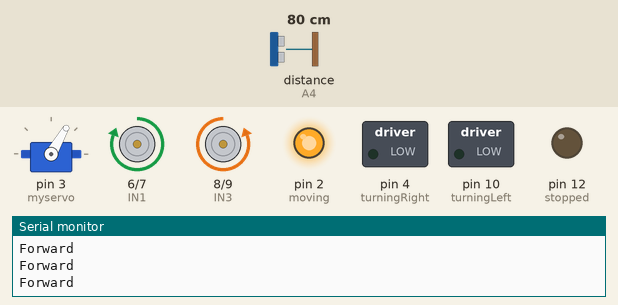
A sketch run on a simulated Arduino Uno, built with avr-gcc and run on an emulated ATmega328P. Parts: servo, motor-driver pin pairs drawn as motors (green arrow = first pin HIGH = forward, orange = second pin HIGH = backward, longer = more drive, scaled by the enable pin), switched loads named in the sketch (green lamp = pin HIGH), output pins drawn as LEDs (lit = HIGH), the last lines printed to the serial monitor. Wiring (inferred from the names in the program): ultrasonic range finder: trigger A5; echo A4. The inputs (shaded band) are chosen by the test bench; at power-on: distance to the obstacle (sensor on A4) 80 cm. The echo pulse lasts 58.3 µs per cm; pins used as bus, display or sensor lines are not drawn.

Above: at 1.2 s.
1.3 s: distance to the obstacle (sensor on A4) set to 43 cm
2.8 s: distance to the obstacle (sensor on A4) set to 35 cm
At 5.7 s:
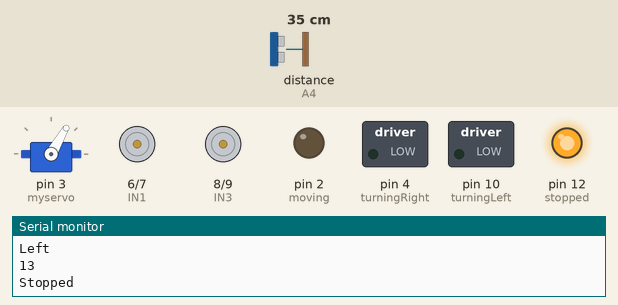
5.8 s: distance to the obstacle (sensor on A4) set to 60 cm
At 8.68 s:
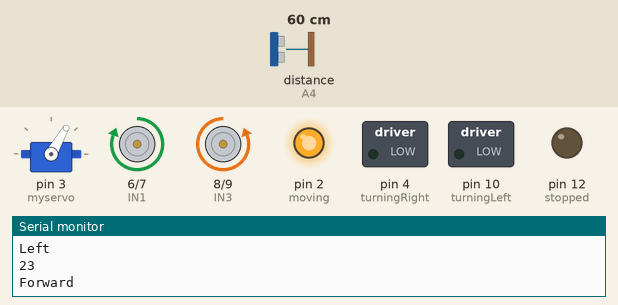
8.8 s: distance to the obstacle (sensor on A4) set to 2 cm
At 10.3 s:
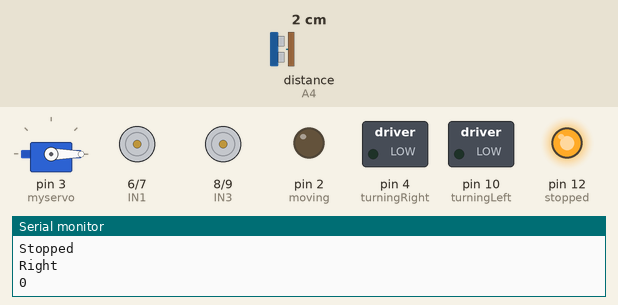
Timing chart, 0 to 12.8 s (numbered marks = the images above; inputs shaded):
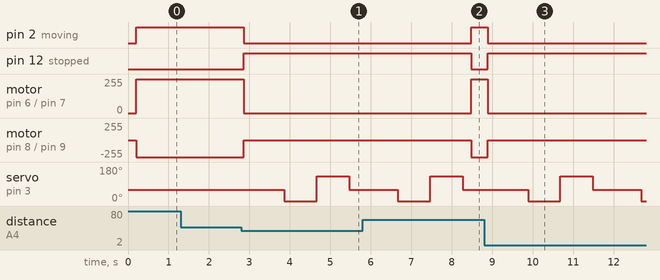

The sketch:

autoDrive.ino
```cpp
#include <Servo.h> //servo library
Servo myservo; // create servo object to control servo
int ENA=5;
int IN1=6;
int IN2=7;
int ENB=11;
int IN3=8;
int IN4=9;
int Echo = A4;
int Trig = A5;
long duration = 0;
long inchesAhead, inchesLeft, inchesRight = 0;
int data;
int moving = 2;
int turningRight = 4;
int turningLeft = 10;
int stopped = 12;

void setup() {
  myservo.attach(3);// attach servo on pin 3 to servo object
  Serial.begin(9600);
  pinMode(IN1,OUTPUT);
  pinMode(IN2,OUTPUT);
  pinMode(IN3,OUTPUT);
  pinMode(IN4,OUTPUT);
  pinMode(ENA,OUTPUT);
  pinMode(ENB,OUTPUT);
  pinMode(Echo, INPUT);
  pinMode(Trig, OUTPUT);
  digitalWrite(ENA,HIGH);
  digitalWrite(ENB,HIGH);
  pinMode(moving, OUTPUT);
  pinMode(turningRight, OUTPUT);
  pinMode(turningLeft, OUTPUT);
  pinMode(stopped, OUTPUT);
}

void forward(){
  //digitalWrite(moving,LOW);
  digitalWrite(IN1,HIGH);      //moves car forward
  digitalWrite(IN2,LOW);
  digitalWrite(IN3,LOW);
  digitalWrite(IN4,HIGH);
  digitalWrite(moving, HIGH);
  digitalWrite(turningLeft,LOW);
  digitalWrite(turningRight,LOW);
  digitalWrite(stopped,LOW);
  Serial.println("Forward");
}

void turnRight(){
  digitalWrite(IN1,LOW);
  digitalWrite(IN2,LOW);         // left wheel goes forward
  digitalWrite(IN3,LOW);
  digitalWrite(IN4,HIGH);         // right wheel goes forward
  digitalWrite(turningRight,HIGH);
  digitalWrite(turningLeft,LOW);
  digitalWrite(moving,LOW);
  digitalWrite(stopped,LOW);
  delay(300);
}

void turnLeft(){
  digitalWrite(IN1,HIGH);
  digitalWrite(IN2,LOW);
  digitalWrite(IN3,LOW);
  digitalWrite(IN4,LOW);
  digitalWrite(turningLeft,HIGH);
  digitalWrite(turningRight,LOW);
  digitalWrite(moving,LOW);
  digitalWrite(stopped,LOW);
  delay(300);
}

void stopCar(){
  digitalWrite(IN1,LOW);      //car stop
  digitalWrite(IN2,LOW);
  digitalWrite(IN3,LOW);
  digitalWrite(IN4,LOW);
  digitalWrite(moving, LOW);
  digitalWrite(turningLeft,LOW);
  digitalWrite(turningRight,LOW);
  digitalWrite(stopped,HIGH);
  Serial.println("Stopped");
 // delay(1000);

}

void scanAhead(){
  myservo.write(60);
  digitalWrite(Trig, LOW); //ultrasonic on
  delayMicroseconds(2);
  digitalWrite(Trig, HIGH);
  delayMicroseconds(10);
  digitalWrite(Trig, LOW);

  duration = pulseIn(Echo, HIGH); //measure and display distance
  inchesAhead = microsecondsToInches(duration);
  //Serial.println("straight");
  //Serial.println(inchesAhead);
}

void scanLeft(){
  myservo.write(130);
  delay(300);
  digitalWrite(Trig, LOW); //ultrasonic on
  delayMicroseconds(2);
  digitalWrite(Trig, HIGH);
  delayMicroseconds(10);
  digitalWrite(Trig, LOW);

  duration = pulseIn(Echo, HIGH); //measure and display distance
  inchesLeft = microsecondsToInches(duration);
  Serial.println("Left");
  Serial.println(inchesLeft);
}

void scanRight(){
  myservo.write(0);
  delay(300);
  digitalWrite(Trig, LOW); //ultrasonic on
  delayMicroseconds(2);
  digitalWrite(Trig, HIGH);
  delayMicroseconds(10);
  digitalWrite(Trig, LOW);

  duration = pulseIn(Echo, HIGH); //measure and display distance
  inchesRight = microsecondsToInches(duration);
  Serial.println("Right");
  Serial.println(inchesRight);
}


void loop() {
  //digitalWrite(moving,LOW);
  myservo.write(60);
  delay(200);
  scanAhead();
  if(inchesAhead < 15){
    stopCar();
    delay(1000);
    scanRight();
    delay(500);
    scanLeft();
    delay(500);
    if(inchesRight > inchesLeft){
      turnRight();
    }
    else if(inchesLeft > inchesRight){
      turnLeft();
    }
  }
  else{
    forward();
  }

}

long microsecondsToInches(long microseconds)
{
  return microseconds / 74 / 2;
}
```

Measured:
- the behaviour switches between 39 and 38 cm on distance to the obstacle (sensor on A4) (found by bisection; images 0 and 1)
- after the input at 2.8 s, pin 2 (moving): HIGH → LOW after 0.06 s; pin 12 (stopped): LOW → HIGH after 0.06 s; motor on pin 6 (IN1) / pin 7 (IN2): forward 255/255 → stopped after 0.06 s; motor on pin 8 (IN3) / pin 9 (IN4): backward 255/255 → stopped after 0.06 s; servo on pin 3 (myservo): 60° → 0° after 1.1 s, → 130° 0.80 s later, → 60° 0.80 s later
- after the input at 5.8 s, pin 2 (moving): LOW → HIGH after 2.7 s; pin 12 (stopped): HIGH → LOW after 2.7 s; motor on pin 6 (IN1) / pin 7 (IN2): stopped → forward 255/255 after 2.7 s; motor on pin 8 (IN3) / pin 9 (IN4): stopped → backward 255/255 after 2.7 s
- after the input at 8.8 s, pin 2 (moving): HIGH → LOW after 0.08 s; pin 12 (stopped): LOW → HIGH after 0.08 s
